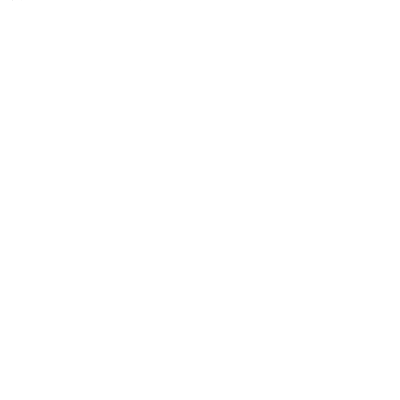
Frame 1 (no input)
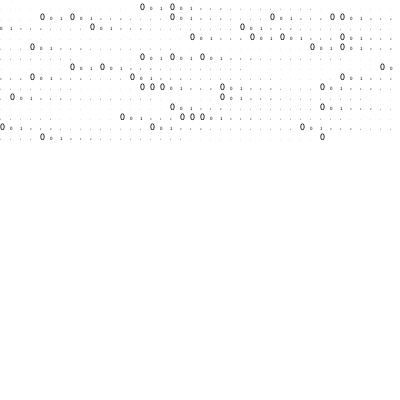
Frame 60 (the mouse pressed at the canvas centre just before this capture)
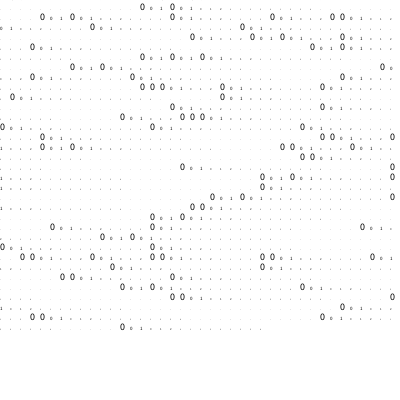
Frame 120 (the mouse held since frame 60 and released just before this capture)

The Processing sketch that drew these frames (run headless with seeded random() and noise(); from frame 60 on, the mouse is pressed at the canvas centre):

// Processing sketch: recursive_count
// ── recursive_count.pde

float limit = 4;
float x, y;

void setup() {
  size(400, 400);  
  background(255);
  fill(0);
  frameRate(10);
}


void draw() {
  limit = random(9);
  count(0);
}

void count(int c) {
  if (c > limit) return;


  for (int i = 0; i < c; i++) {
    x +=10;
    if (x > width) {
      x = 0;
      y+=10;
    }
    if(y > height) {
     y = 0; 
    }
    textSize(10/c);
    text(i, x, y);
  }

  count(c+1);
}
